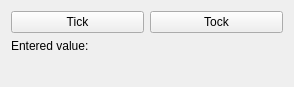
<?xml version="1.0" encoding="UTF-8"?>
<ui version="4.0">
 <class>Form</class>
 <widget class="QWidget" name="Form">
  <property name="geometry">
   <rect>
    <x>0</x>
    <y>0</y>
    <width>294</width>
    <height>87</height>
   </rect>
  </property>
  <property name="windowTitle">
   <string>Form</string>
  </property>
  <layout class="QVBoxLayout" name="verticalLayout">
   <item>
    <layout class="QHBoxLayout" name="horizontalLayout">
     <item>
      <widget class="CPushButton" name="CPushButton">
       <property name="text">
        <string>Tick</string>
       </property>
       <property name="channel" stdset="0">
        <string notr="true">japc:///DemoDevice/Settings#Demo</string>
       </property>
       <property name="pressValue" stdset="0">
        <string>Tick</string>
       </property>
      </widget>
     </item>
     <item>
      <widget class="CPushButton" name="CPushButton_2">
       <property name="text">
        <string>Tock</string>
       </property>
       <property name="channel" stdset="0">
        <string notr="true">japc:///DemoDevice/Settings#Demo</string>
       </property>
       <property name="pressValue" stdset="0">
        <string>Tock</string>
       </property>
      </widget>
     </item>
    </layout>
   </item>
   <item>
    <layout class="QFormLayout" name="formLayout">
     <item row="0" column="0">
      <widget class="QLabel" name="label">
       <property name="text">
        <string>Entered value:</string>
       </property>
      </widget>
     </item>
     <item row="0" column="1">
      <widget class="CLabel" name="CLabel">
       <property name="channel" stdset="0">
        <string notr="true">japc:///DemoDevice/Settings#Demo</string>
       </property>
      </widget>
     </item>
    </layout>
   </item>
  </layout>
 </widget>
 <customwidgets>
  <customwidget>
   <class>PyDMLabel</class>
   <extends>QLabel</extends>
   <header>pydm.widgets.label</header>
  </customwidget>
  <customwidget>
   <class>PyDMPushButton</class>
   <extends>QPushButton</extends>
   <header>pydm.widgets.pushbutton</header>
  </customwidget>
  <customwidget>
   <class>CPushButton</class>
   <extends>PyDMPushButton</extends>
   <header>comrad.widgets.buttons</header>
  </customwidget>
  <customwidget>
   <class>CLabel</class>
   <extends>PyDMLabel</extends>
   <header>comrad.widgets.indicators</header>
  </customwidget>
 </customwidgets>
 <resources/>
 <connections/>
</ui>
